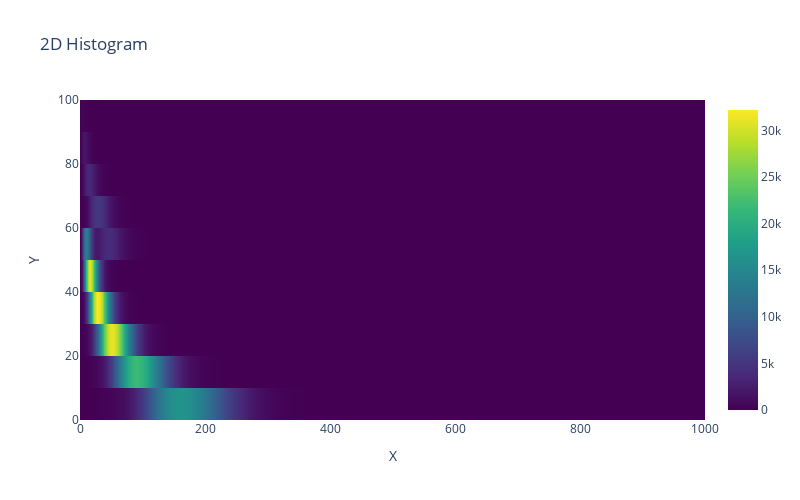

Write notebook code for a chart like this one.
### Code cell
import numpy as np
import plotly.graph_objects as go
from ipywidgets import interact
import ipywidgets as widgets

# -- Your TH2 histogram from ROOT
hist2d = hists_read[0][type_loc]
nbins_x = hist2d.GetNbinsX()
nbins_y = hist2d.GetNbinsY()

# Bin centers
x_centers = [hist2d.GetXaxis().GetBinCenter(i+1) for i in range(nbins_x)]
y_centers = [hist2d.GetYaxis().GetBinCenter(j+1) for j in range(nbins_y)]

# Full Z data for 2D heatmap
z_content = np.array([[hist2d.GetBinContent(i+1, j+1)
                       for i in range(nbins_x)] for j in range(nbins_y)])

# -- Draw 2D heatmap once
heatmap_fig = go.Figure()
heatmap_fig.add_trace(go.Heatmap(
    x=x_centers,
    y=y_centers,
    z=z_content,
    coloraxis="coloraxis"
))
heatmap_fig.update_layout(
    height=500,
    width=800,
    title="2D Histogram",
    coloraxis={"colorscale": "Viridis"},
    xaxis_title="X",
    yaxis_title="Y"
)
heatmap_fig.show()

# -- Interactive projection
@interact(binY=widgets.IntSlider(min=1, max=nbins_y, step=1, value=1, description='Y bin'))
def update_projection(binY):
    binY_index = binY - 1
    projection = z_content[binY_index, :]  # Single row = X projection at Y bin
    y_bin_center = y_centers[binY_index]

    fig = go.Figure()
    fig.add_trace(go.Bar(x=x_centers, y=projection))
    fig.update_layout(
        title=f"X Projection at Y = {y_bin_center:.2f}",
        xaxis_title="X",
        yaxis_title="Counts",
        height=300,
        width=800
    )
    fig.show()

### Figure 1 — Plotly figure (JSON) as saved in the notebook; plotly's stock layout.template omitted (floating-point values rounded to 4 significant figures; data arrays with more than 128 entries replaced by an {"elided": "..."} marker saying what was removed)
{"data": [{"coloraxis": "coloraxis", "type": "heatmap", "x": {"elided": "1000 float values"}, "y": [5, 15, 25, 35, 45, 55, 65, 75, 85, 95], "z": {"elided": "10x1000 int values"}}], "layout": {"coloraxis": {"colorscale": [[0, "#440154"], [0.1111, "#482878"], [0.2222, "#3e4989"], [0.3333, "#31688e"], [0.4444, "#26828e"], [0.5556, "#1f9e89"], [0.6667, "#35b779"], [0.7778, "#6ece58"], [0.8889, "#b5de2b"], [1, "#fde725"]]}, "height": 500, "title": {"text": "2D Histogram"}, "width": 800, "xaxis": {"title": {"text": "X"}}, "yaxis": {"title": {"text": "Y"}}}}
